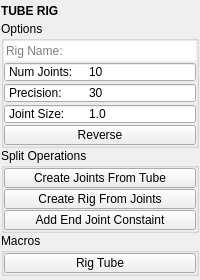
<?xml version="1.0" encoding="UTF-8"?>
<ui version="4.0">
 <class>QtUi</class>
 <widget class="QMainWindow" name="QtUi">
  <property name="geometry">
   <rect>
    <x>0</x>
    <y>0</y>
    <width>200</width>
    <height>280</height>
   </rect>
  </property>
  <property name="tabShape">
   <enum>QTabWidget::Triangular</enum>
  </property>
  <property name="dockNestingEnabled">
   <bool>true</bool>
  </property>
  <property name="dockOptions">
   <set>QMainWindow::AllowNestedDocks|QMainWindow::AllowTabbedDocks|QMainWindow::AnimatedDocks|QMainWindow::ForceTabbedDocks</set>
  </property>
  <property name="bnabled" stdset="0">
   <bool>true</bool>
  </property>
  <widget class="QWidget" name="central_widget">
   <property name="minimumSize">
    <size>
     <width>200</width>
     <height>0</height>
    </size>
   </property>
   <layout class="QVBoxLayout" name="verticalLayout_2">
    <property name="leftMargin">
     <number>1</number>
    </property>
    <property name="topMargin">
     <number>1</number>
    </property>
    <property name="rightMargin">
     <number>1</number>
    </property>
    <property name="bottomMargin">
     <number>1</number>
    </property>
    <item>
     <layout class="QVBoxLayout" name="verticalLayout">
      <property name="spacing">
       <number>0</number>
      </property>
      <item>
       <widget class="Header" name="header">
        <property name="minimumSize">
         <size>
          <width>0</width>
          <height>20</height>
         </size>
        </property>
        <property name="maximumSize">
         <size>
          <width>16777215</width>
          <height>20</height>
         </size>
        </property>
        <property name="font">
         <font>
          <weight>75</weight>
          <bold>true</bold>
         </font>
        </property>
        <property name="text">
         <string>TUBE RIG</string>
        </property>
       </widget>
      </item>
      <item>
       <widget class="QGroupBox" name="groupBox_0">
        <property name="title">
         <string>Options</string>
        </property>
        <layout class="QVBoxLayout" name="verticalLayout_3">
         <property name="spacing">
          <number>1</number>
         </property>
         <property name="leftMargin">
          <number>0</number>
         </property>
         <property name="topMargin">
          <number>0</number>
         </property>
         <property name="rightMargin">
          <number>0</number>
         </property>
         <property name="bottomMargin">
          <number>0</number>
         </property>
         <item>
          <widget class="LineEdit" name="txt000">
           <property name="minimumSize">
            <size>
             <width>0</width>
             <height>20</height>
            </size>
           </property>
           <property name="maximumSize">
            <size>
             <width>16777215</width>
             <height>20</height>
            </size>
           </property>
           <property name="toolTip">
            <string>&lt;html&gt;&lt;head/&gt;&lt;body&gt;&lt;p&gt;If no name is given, the mesh object's name will be used.&lt;/p&gt;&lt;/body&gt;&lt;/html&gt;</string>
           </property>
           <property name="frame">
            <bool>false</bool>
           </property>
           <property name="placeholderText">
            <string>Rig Name:</string>
           </property>
          </widget>
         </item>
         <item>
          <widget class="QSpinBox" name="s000">
           <property name="minimumSize">
            <size>
             <width>0</width>
             <height>20</height>
            </size>
           </property>
           <property name="maximumSize">
            <size>
             <width>16777215</width>
             <height>20</height>
            </size>
           </property>
           <property name="toolTip">
            <string>The number of joints to create.</string>
           </property>
           <property name="buttonSymbols">
            <enum>QAbstractSpinBox::NoButtons</enum>
           </property>
           <property name="prefix">
            <string>Num Joints:	</string>
           </property>
           <property name="minimum">
            <number>2</number>
           </property>
           <property name="maximum">
            <number>999</number>
           </property>
           <property name="singleStep">
            <number>1</number>
           </property>
           <property name="value">
            <number>10</number>
           </property>
           <property name="displayIntegerBase">
            <number>10</number>
           </property>
          </widget>
         </item>
         <item>
          <widget class="QSpinBox" name="s001">
           <property name="minimumSize">
            <size>
             <width>0</width>
             <height>20</height>
            </size>
           </property>
           <property name="maximumSize">
            <size>
             <width>16777215</width>
             <height>20</height>
            </size>
           </property>
           <property name="toolTip">
            <string>&lt;html&gt;&lt;head/&gt;&lt;body&gt;&lt;p&gt;The percentage of the largest axis length to determine the number of cross-sections.&lt;/p&gt;&lt;p&gt;This is only applicaple to object selections (ignored when using an edge selection).&lt;/p&gt;&lt;/body&gt;&lt;/html&gt;</string>
           </property>
           <property name="buttonSymbols">
            <enum>QAbstractSpinBox::NoButtons</enum>
           </property>
           <property name="prefix">
            <string>Precision:	</string>
           </property>
           <property name="minimum">
            <number>10</number>
           </property>
           <property name="maximum">
            <number>100</number>
           </property>
           <property name="singleStep">
            <number>1</number>
           </property>
           <property name="value">
            <number>30</number>
           </property>
           <property name="displayIntegerBase">
            <number>10</number>
           </property>
          </widget>
         </item>
         <item>
          <widget class="QDoubleSpinBox" name="s002">
           <property name="minimumSize">
            <size>
             <width>0</width>
             <height>20</height>
            </size>
           </property>
           <property name="maximumSize">
            <size>
             <width>16777215</width>
             <height>20</height>
            </size>
           </property>
           <property name="toolTip">
            <string>The size of the joints displayed in the viewport.</string>
           </property>
           <property name="buttonSymbols">
            <enum>QAbstractSpinBox::NoButtons</enum>
           </property>
           <property name="prefix">
            <string>Joint Size:	</string>
           </property>
           <property name="decimals">
            <number>1</number>
           </property>
           <property name="minimum">
            <double>0.100000000000000</double>
           </property>
           <property name="maximum">
            <double>1000.000000000000000</double>
           </property>
           <property name="singleStep">
            <double>1.000000000000000</double>
           </property>
           <property name="value">
            <double>1.000000000000000</double>
           </property>
          </widget>
         </item>
         <item>
          <widget class="QPushButton" name="chk000">
           <property name="enabled">
            <bool>true</bool>
           </property>
           <property name="minimumSize">
            <size>
             <width>0</width>
             <height>20</height>
            </size>
           </property>
           <property name="maximumSize">
            <size>
             <width>999</width>
             <height>20</height>
            </size>
           </property>
           <property name="toolTip">
            <string>Create the joint chain in reverse order.</string>
           </property>
           <property name="layoutDirection">
            <enum>Qt::LeftToRight</enum>
           </property>
           <property name="text">
            <string>Reverse</string>
           </property>
           <property name="checkable">
            <bool>true</bool>
           </property>
          </widget>
         </item>
        </layout>
       </widget>
      </item>
      <item>
       <widget class="QGroupBox" name="groupBox_1">
        <property name="title">
         <string>Split Operations</string>
        </property>
        <layout class="QGridLayout" name="gridLayout">
         <property name="leftMargin">
          <number>0</number>
         </property>
         <property name="topMargin">
          <number>0</number>
         </property>
         <property name="rightMargin">
          <number>0</number>
         </property>
         <property name="bottomMargin">
          <number>0</number>
         </property>
         <property name="spacing">
          <number>1</number>
         </property>
         <item row="0" column="0">
          <widget class="QPushButton" name="b001">
           <property name="enabled">
            <bool>true</bool>
           </property>
           <property name="minimumSize">
            <size>
             <width>0</width>
             <height>20</height>
            </size>
           </property>
           <property name="maximumSize">
            <size>
             <width>999</width>
             <height>20</height>
            </size>
           </property>
           <property name="toolTip">
            <string>&lt;html&gt;&lt;head/&gt;&lt;body&gt;&lt;p&gt;Select a tube mesh to create a joint chain.&lt;/p&gt;&lt;/body&gt;&lt;/html&gt;</string>
           </property>
           <property name="layoutDirection">
            <enum>Qt::RightToLeft</enum>
           </property>
           <property name="text">
            <string>Create Joints From Tube</string>
           </property>
           <property name="autoDefault">
            <bool>false</bool>
           </property>
           <property name="default">
            <bool>false</bool>
           </property>
           <property name="flat">
            <bool>false</bool>
           </property>
           <property name="bnabled" stdset="0">
            <bool>true</bool>
           </property>
          </widget>
         </item>
         <item row="4" column="0">
          <widget class="QPushButton" name="b002">
           <property name="enabled">
            <bool>true</bool>
           </property>
           <property name="minimumSize">
            <size>
             <width>0</width>
             <height>20</height>
            </size>
           </property>
           <property name="maximumSize">
            <size>
             <width>999</width>
             <height>20</height>
            </size>
           </property>
           <property name="toolTip">
            <string>Select the root joint and then a tube mesh to create a rig.</string>
           </property>
           <property name="layoutDirection">
            <enum>Qt::RightToLeft</enum>
           </property>
           <property name="text">
            <string>Create Rig From Joints</string>
           </property>
           <property name="autoDefault">
            <bool>false</bool>
           </property>
           <property name="default">
            <bool>false</bool>
           </property>
           <property name="flat">
            <bool>false</bool>
           </property>
           <property name="bnabled" stdset="0">
            <bool>true</bool>
           </property>
          </widget>
         </item>
         <item row="5" column="0">
          <widget class="QPushButton" name="b003">
           <property name="enabled">
            <bool>true</bool>
           </property>
           <property name="minimumSize">
            <size>
             <width>0</width>
             <height>20</height>
            </size>
           </property>
           <property name="maximumSize">
            <size>
             <width>999</width>
             <height>20</height>
            </size>
           </property>
           <property name="toolTip">
            <string>&lt;html&gt;&lt;head/&gt;&lt;body&gt;&lt;p&gt;Adds a joint at the tube's end and constrains it to the specified end fitting.&lt;/p&gt;&lt;p&gt;Select the root joint and the geo to constrain the end to.&lt;/p&gt;&lt;/body&gt;&lt;/html&gt;</string>
           </property>
           <property name="layoutDirection">
            <enum>Qt::RightToLeft</enum>
           </property>
           <property name="text">
            <string>Add End Joint Constaint</string>
           </property>
           <property name="autoDefault">
            <bool>false</bool>
           </property>
           <property name="default">
            <bool>false</bool>
           </property>
           <property name="flat">
            <bool>false</bool>
           </property>
           <property name="bnabled" stdset="0">
            <bool>true</bool>
           </property>
          </widget>
         </item>
        </layout>
       </widget>
      </item>
      <item>
       <widget class="QGroupBox" name="groupBox_2">
        <property name="title">
         <string>Macros</string>
        </property>
        <layout class="QGridLayout" name="gridLayout_2">
         <property name="leftMargin">
          <number>0</number>
         </property>
         <property name="topMargin">
          <number>0</number>
         </property>
         <property name="rightMargin">
          <number>0</number>
         </property>
         <property name="bottomMargin">
          <number>0</number>
         </property>
         <property name="spacing">
          <number>1</number>
         </property>
         <item row="0" column="0">
          <widget class="QPushButton" name="b000">
           <property name="enabled">
            <bool>true</bool>
           </property>
           <property name="minimumSize">
            <size>
             <width>0</width>
             <height>20</height>
            </size>
           </property>
           <property name="maximumSize">
            <size>
             <width>999</width>
             <height>20</height>
            </size>
           </property>
           <property name="toolTip">
            <string>&lt;html&gt;&lt;head/&gt;&lt;body&gt;&lt;p&gt;Select a single polygon tube mesh to create a rig.&lt;/p&gt;&lt;p&gt;Alternatively, select an edge loop running the length of the tube.&lt;/p&gt;&lt;/body&gt;&lt;/html&gt;</string>
           </property>
           <property name="layoutDirection">
            <enum>Qt::RightToLeft</enum>
           </property>
           <property name="text">
            <string>Rig Tube</string>
           </property>
           <property name="autoDefault">
            <bool>false</bool>
           </property>
           <property name="default">
            <bool>false</bool>
           </property>
           <property name="flat">
            <bool>false</bool>
           </property>
           <property name="bnabled" stdset="0">
            <bool>true</bool>
           </property>
          </widget>
         </item>
        </layout>
       </widget>
      </item>
      <item>
       <spacer name="verticalSpacer">
        <property name="orientation">
         <enum>Qt::Vertical</enum>
        </property>
        <property name="sizeHint" stdset="0">
         <size>
          <width>0</width>
          <height>10</height>
         </size>
        </property>
       </spacer>
      </item>
     </layout>
    </item>
   </layout>
  </widget>
 </widget>
 <customwidgets>
  <customwidget>
   <class>Header</class>
   <extends>QLabel</extends>
   <header>uitk.widgets.header.Header.h</header>
  </customwidget>
  <customwidget>
   <class>LineEdit</class>
   <extends>QLineEdit</extends>
   <header>widgets.lineedit.h</header>
  </customwidget>
 </customwidgets>
 <resources/>
 <connections/>
 <designerdata>
  <property name="gridDeltaX">
   <number>5</number>
  </property>
  <property name="gridDeltaY">
   <number>5</number>
  </property>
  <property name="gridSnapX">
   <bool>true</bool>
  </property>
  <property name="gridSnapY">
   <bool>true</bool>
  </property>
  <property name="gridVisible">
   <bool>true</bool>
  </property>
 </designerdata>
</ui>
